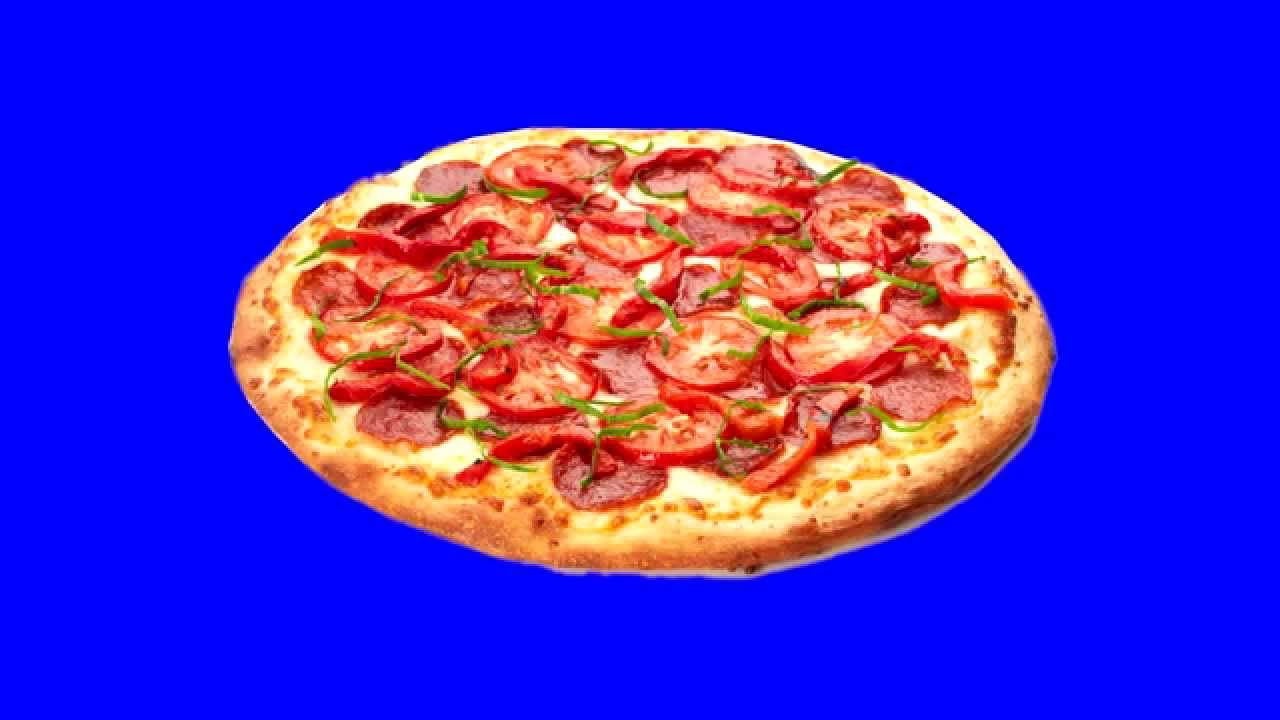
#> input picture convolutional-neural-network/images/pizza_blue.jpg, 1280 x 720 px
$ jupyter execute 'Color Threshold, Blue Screen.ipynb'   (shell and % lines are left out)
#> lines starting #> are read from the running program, lines starting #| are printed output that depends on the picture; after the words box and inside, x2 and y2 are one past the last pixel; in counts of white or black regions, pixels touching at a corner belong together
# Color Threshold, Blue Screen

## OpenCV

[OpenCV](http://opencv.org/) is a popular computer vision library that has many built-in tools for image analysis and understanding!

Note: In the example above and in later examples, I'm using my own Jupyter notebook and sets of images stored on my personal computer. You're encouraged to set up a similar environment and use images of your own to practice! You'll also be given some code quizzes (coming up next), with images provided, to practice these techniques.

**Import resources**

[cell 1]
import matplotlib.pyplot as plt
import numpy as np
import cv2

[cell 2]
image = cv2.imread('images/pizza_blue.jpg')
#> image is the input picture: shape (720, 1280, 3); mean B, G, R 200.5, 40.8, 70.2

print('Type of image', type(image),
     ' with dimensions:', image.shape)
#| Type of image <class 'numpy.ndarray'>  with dimensions: (720, 1280, 3)

[cell 3]

plt.imshow(image)

** Why BGR instead of RGB? **

OpenCV reads in images in BGR format (instead of RGB) because when OpenCV was first being developed, BGR color format was popular among camera manufacturers and image software providers. The red channel was considered one of the least important color channels, so was listed last, and many bitmaps use BGR format for image storage. However, now the standard has changed and most image software and cameras use RGB format, which is why, in these examples, it's good practice to initially convert BGR images to RGB before analyzing or manipulating them.

Changing Color Spaces
To change color spaces, we used OpenCV's `cvtColor` function, whose documentation is [here](http://opencv-python-tutroals.readthedocs.io/en/latest/py_tutorials/py_imgproc/py_colorspaces/py_colorspaces.html).

[cell 4]
image_copy = np.copy(image)

image_copy = cv2.cvtColor(image_copy, cv2.COLOR_BGR2RGB)

plt.imshow(image_copy)

[cell 5]
lower_blue = np.array([0, 0, 230])
upper_blue = np.array([50, 50, 255])

[cell 6]
mask = cv2.inRange(image_copy, lower_blue, upper_blue)
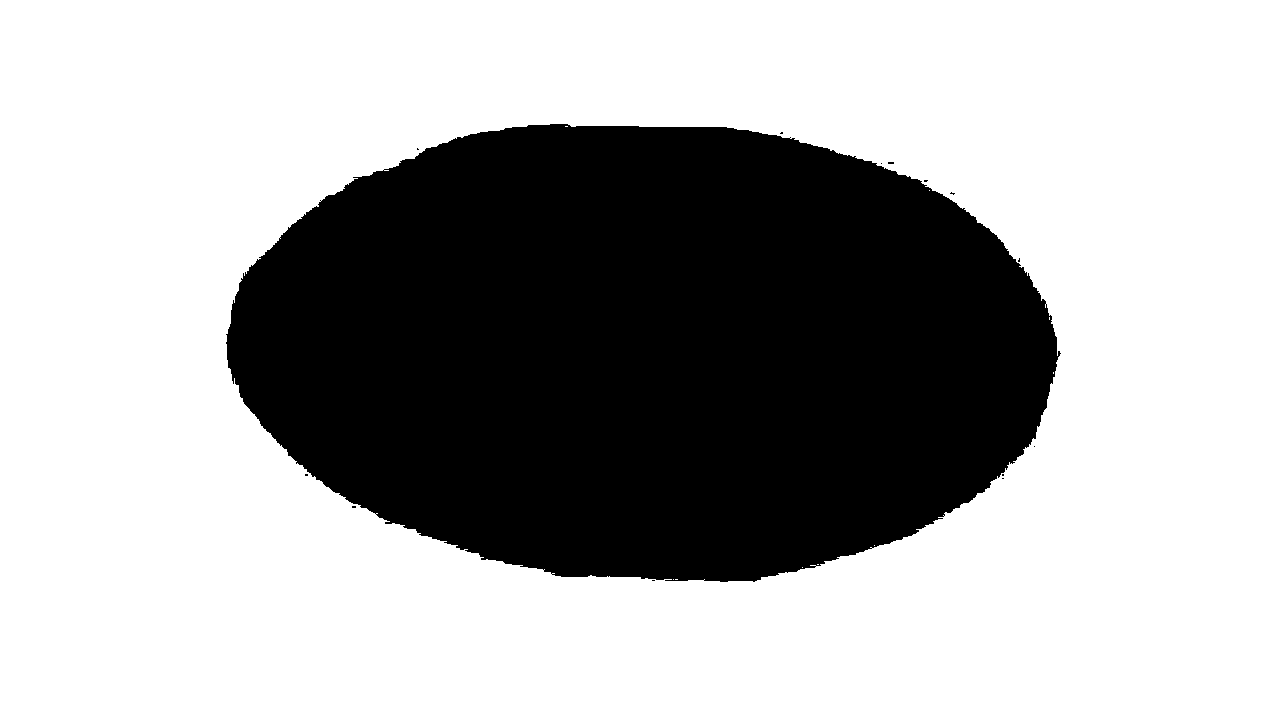
#> mask: shape (720, 1280); 67.7% white; 14 black regions (13 under 20 px), largest, box (x1, y1, x2, y2) and area: (226, 124, 1061, 582) 297528
mask.shape
#> Out = (720, 1280)
